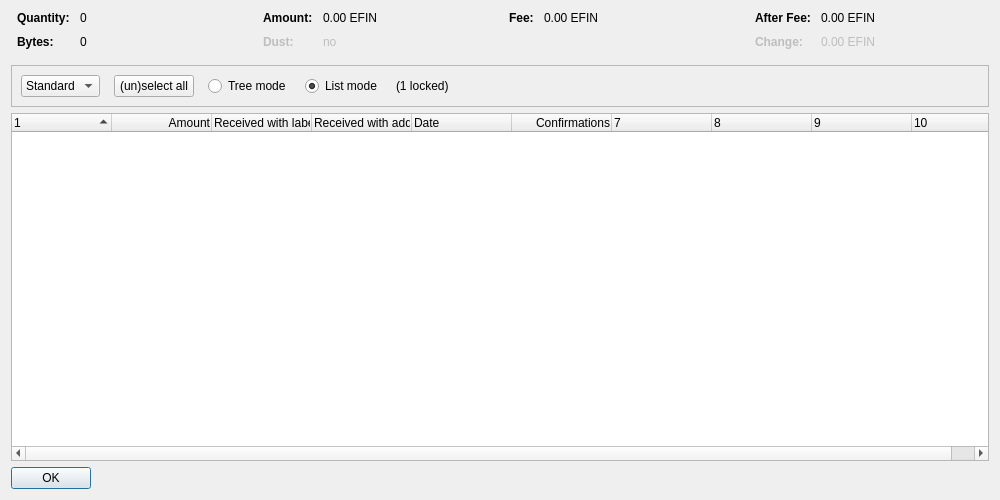
<?xml version="1.0" encoding="UTF-8"?>
<ui version="4.0">
 <class>CoinControlDialog</class>
 <widget class="QDialog" name="CoinControlDialog">
  <property name="geometry">
   <rect>
    <x>0</x>
    <y>0</y>
    <width>1000</width>
    <height>500</height>
   </rect>
  </property>
  <property name="windowTitle">
   <string>Coin Selection</string>
  </property>
  <layout class="QVBoxLayout" name="verticalLayout">
   <item>
    <layout class="QHBoxLayout" name="horizontalLayoutTop" stretch="0,0,0,0">
     <property name="topMargin">
      <number>0</number>
     </property>
     <property name="bottomMargin">
      <number>10</number>
     </property>
     <item>
      <layout class="QFormLayout" name="formLayoutCoinControl1">
       <property name="horizontalSpacing">
        <number>10</number>
       </property>
       <property name="verticalSpacing">
        <number>10</number>
       </property>
       <property name="leftMargin">
        <number>6</number>
       </property>
       <property name="rightMargin">
        <number>6</number>
       </property>
       <item row="0" column="0">
        <widget class="QLabel" name="labelCoinControlQuantityText">
         <property name="font">
          <font>
           <weight>75</weight>
           <bold>true</bold>
          </font>
         </property>
         <property name="text">
          <string>Quantity:</string>
         </property>
        </widget>
       </item>
       <item row="0" column="1">
        <widget class="QLabel" name="labelCoinControlQuantity">
         <property name="cursor">
          <cursorShape>IBeamCursor</cursorShape>
         </property>
         <property name="contextMenuPolicy">
          <enum>Qt::ActionsContextMenu</enum>
         </property>
         <property name="text">
          <string notr="true">0</string>
         </property>
         <property name="textInteractionFlags">
          <set>Qt::LinksAccessibleByMouse|Qt::TextSelectableByKeyboard|Qt::TextSelectableByMouse</set>
         </property>
        </widget>
       </item>
       <item row="1" column="0">
        <widget class="QLabel" name="labelCoinControlBytesText">
         <property name="font">
          <font>
           <weight>75</weight>
           <bold>true</bold>
          </font>
         </property>
         <property name="text">
          <string>Bytes:</string>
         </property>
        </widget>
       </item>
       <item row="1" column="1">
        <widget class="QLabel" name="labelCoinControlBytes">
         <property name="cursor">
          <cursorShape>IBeamCursor</cursorShape>
         </property>
         <property name="contextMenuPolicy">
          <enum>Qt::ActionsContextMenu</enum>
         </property>
         <property name="text">
          <string notr="true">0</string>
         </property>
         <property name="textInteractionFlags">
          <set>Qt::LinksAccessibleByMouse|Qt::TextSelectableByKeyboard|Qt::TextSelectableByMouse</set>
         </property>
        </widget>
       </item>
      </layout>
     </item>
     <item>
      <layout class="QFormLayout" name="formLayoutCoinControl2">
       <property name="horizontalSpacing">
        <number>10</number>
       </property>
       <property name="verticalSpacing">
        <number>10</number>
       </property>
       <property name="leftMargin">
        <number>6</number>
       </property>
       <property name="rightMargin">
        <number>6</number>
       </property>
       <item row="0" column="0">
        <widget class="QLabel" name="labelCoinControlAmountText">
         <property name="font">
          <font>
           <weight>75</weight>
           <bold>true</bold>
          </font>
         </property>
         <property name="text">
          <string>Amount:</string>
         </property>
        </widget>
       </item>
       <item row="0" column="1">
        <widget class="QLabel" name="labelCoinControlAmount">
         <property name="cursor">
          <cursorShape>IBeamCursor</cursorShape>
         </property>
         <property name="contextMenuPolicy">
          <enum>Qt::ActionsContextMenu</enum>
         </property>
         <property name="text">
          <string notr="true">0.00 EFIN</string>
         </property>
         <property name="textInteractionFlags">
          <set>Qt::LinksAccessibleByMouse|Qt::TextSelectableByKeyboard|Qt::TextSelectableByMouse</set>
         </property>
        </widget>
       </item>
       <item row="1" column="0">
        <widget class="QLabel" name="labelCoinControlLowOutputText">
         <property name="enabled">
          <bool>false</bool>
         </property>
         <property name="font">
          <font>
           <weight>75</weight>
           <bold>true</bold>
          </font>
         </property>
         <property name="text">
          <string>Dust:</string>
         </property>
        </widget>
       </item>
       <item row="1" column="1">
        <widget class="QLabel" name="labelCoinControlLowOutput">
         <property name="enabled">
          <bool>false</bool>
         </property>
         <property name="cursor">
          <cursorShape>IBeamCursor</cursorShape>
         </property>
         <property name="contextMenuPolicy">
          <enum>Qt::ActionsContextMenu</enum>
         </property>
         <property name="text">
          <string notr="true">no</string>
         </property>
         <property name="textInteractionFlags">
          <set>Qt::LinksAccessibleByMouse|Qt::TextSelectableByKeyboard|Qt::TextSelectableByMouse</set>
         </property>
        </widget>
       </item>
      </layout>
     </item>
     <item>
      <layout class="QFormLayout" name="formLayoutCoinControl3">
       <property name="horizontalSpacing">
        <number>10</number>
       </property>
       <property name="verticalSpacing">
        <number>10</number>
       </property>
       <property name="leftMargin">
        <number>6</number>
       </property>
       <property name="rightMargin">
        <number>6</number>
       </property>
       <item row="0" column="0">
        <widget class="QLabel" name="labelCoinControlFeeText">
         <property name="font">
          <font>
           <weight>75</weight>
           <bold>true</bold>
          </font>
         </property>
         <property name="text">
          <string>Fee:</string>
         </property>
        </widget>
       </item>
       <item row="0" column="1">
        <widget class="QLabel" name="labelCoinControlFee">
         <property name="cursor">
          <cursorShape>IBeamCursor</cursorShape>
         </property>
         <property name="contextMenuPolicy">
          <enum>Qt::ActionsContextMenu</enum>
         </property>
         <property name="text">
          <string notr="true">0.00 EFIN</string>
         </property>
         <property name="textInteractionFlags">
          <set>Qt::LinksAccessibleByMouse|Qt::TextSelectableByKeyboard|Qt::TextSelectableByMouse</set>
         </property>
        </widget>
       </item>
      </layout>
     </item>
     <item>
      <layout class="QFormLayout" name="formLayoutCoinControl4">
       <property name="horizontalSpacing">
        <number>10</number>
       </property>
       <property name="verticalSpacing">
        <number>10</number>
       </property>
       <property name="leftMargin">
        <number>6</number>
       </property>
       <property name="rightMargin">
        <number>6</number>
       </property>
       <item row="0" column="0">
        <widget class="QLabel" name="labelCoinControlAfterFeeText">
         <property name="font">
          <font>
           <weight>75</weight>
           <bold>true</bold>
          </font>
         </property>
         <property name="text">
          <string>After Fee:</string>
         </property>
        </widget>
       </item>
       <item row="0" column="1">
        <widget class="QLabel" name="labelCoinControlAfterFee">
         <property name="cursor">
          <cursorShape>IBeamCursor</cursorShape>
         </property>
         <property name="contextMenuPolicy">
          <enum>Qt::ActionsContextMenu</enum>
         </property>
         <property name="text">
          <string notr="true">0.00 EFIN</string>
         </property>
         <property name="textInteractionFlags">
          <set>Qt::LinksAccessibleByMouse|Qt::TextSelectableByKeyboard|Qt::TextSelectableByMouse</set>
         </property>
        </widget>
       </item>
       <item row="1" column="0">
        <widget class="QLabel" name="labelCoinControlChangeText">
         <property name="enabled">
          <bool>false</bool>
         </property>
         <property name="font">
          <font>
           <weight>75</weight>
           <bold>true</bold>
          </font>
         </property>
         <property name="text">
          <string>Change:</string>
         </property>
        </widget>
       </item>
       <item row="1" column="1">
        <widget class="QLabel" name="labelCoinControlChange">
         <property name="enabled">
          <bool>false</bool>
         </property>
         <property name="cursor">
          <cursorShape>IBeamCursor</cursorShape>
         </property>
         <property name="contextMenuPolicy">
          <enum>Qt::ActionsContextMenu</enum>
         </property>
         <property name="text">
          <string notr="true">0.00 EFIN</string>
         </property>
         <property name="textInteractionFlags">
          <set>Qt::LinksAccessibleByMouse|Qt::TextSelectableByKeyboard|Qt::TextSelectableByMouse</set>
         </property>
        </widget>
       </item>
      </layout>
     </item>
    </layout>
   </item>
   <item>
    <widget class="QFrame" name="frame">
     <property name="minimumSize">
      <size>
       <width>0</width>
       <height>40</height>
      </size>
     </property>
     <property name="frameShape">
      <enum>QFrame::StyledPanel</enum>
     </property>
     <property name="frameShadow">
      <enum>QFrame::Sunken</enum>
     </property>
     <layout class="QHBoxLayout" name="horizontalLayout">
      <item>
       <layout class="QHBoxLayout" name="horizontalLayoutPanel" stretch="0,0,0,0,0,0">
        <property name="spacing">
         <number>14</number>
        </property>
        <item>
         <widget class="QComboBox" name="cbxType">
          <item>
           <property name="text">
            <string>Standard</string>
           </property>
          </item>
          <item>
           <property name="text">
            <string>Blind</string>
           </property>
          </item>
          <item>
           <property name="text">
            <string>Anon</string>
           </property>
          </item>
         </widget>
        </item>
        <item>
         <widget class="QPushButton" name="pushButtonSelectAll">
          <property name="sizePolicy">
           <sizepolicy hsizetype="Maximum" vsizetype="Fixed">
            <horstretch>0</horstretch>
            <verstretch>0</verstretch>
           </sizepolicy>
          </property>
          <property name="text">
           <string>(un)select all</string>
          </property>
          <property name="autoDefault">
           <bool>false</bool>
          </property>
         </widget>
        </item>
        <item>
         <widget class="QRadioButton" name="radioTreeMode">
          <property name="sizePolicy">
           <sizepolicy hsizetype="Maximum" vsizetype="Fixed">
            <horstretch>0</horstretch>
            <verstretch>0</verstretch>
           </sizepolicy>
          </property>
          <property name="text">
           <string>Tree mode</string>
          </property>
         </widget>
        </item>
        <item>
         <widget class="QRadioButton" name="radioListMode">
          <property name="sizePolicy">
           <sizepolicy hsizetype="Maximum" vsizetype="Fixed">
            <horstretch>0</horstretch>
            <verstretch>0</verstretch>
           </sizepolicy>
          </property>
          <property name="text">
           <string>List mode</string>
          </property>
          <property name="checked">
           <bool>true</bool>
          </property>
         </widget>
        </item>
        <item>
         <widget class="QLabel" name="labelLocked">
          <property name="text">
           <string notr="true">(1 locked)</string>
          </property>
         </widget>
        </item>
        <item>
         <spacer name="horizontalSpacer">
          <property name="orientation">
           <enum>Qt::Horizontal</enum>
          </property>
          <property name="sizeHint" stdset="0">
           <size>
            <width>40</width>
            <height>20</height>
           </size>
          </property>
         </spacer>
        </item>
       </layout>
      </item>
     </layout>
    </widget>
   </item>
   <item>
    <widget class="CoinControlTreeWidget" name="treeWidget">
     <property name="contextMenuPolicy">
      <enum>Qt::CustomContextMenu</enum>
     </property>
     <property name="sortingEnabled">
      <bool>false</bool>
     </property>
     <property name="columnCount">
      <number>10</number>
     </property>
     <attribute name="headerShowSortIndicator" stdset="0">
      <bool>true</bool>
     </attribute>
     <attribute name="headerStretchLastSection">
      <bool>false</bool>
     </attribute>
     <column>
      <property name="text">
       <string/>
      </property>
     </column>
     <column>
      <property name="text">
       <string>Amount</string>
      </property>
      <property name="textAlignment">
       <set>AlignTrailing|AlignVCenter</set>
      </property>
     </column>
     <column>
      <property name="text">
       <string>Received with label</string>
      </property>
     </column>
     <column>
      <property name="text">
       <string>Received with address</string>
      </property>
     </column>
     <column>
      <property name="text">
       <string>Date</string>
      </property>
     </column>
     <column>
      <property name="text">
       <string>Confirmations</string>
      </property>
      <property name="toolTip">
       <string>Confirmed</string>
      </property>
      <property name="textAlignment">
       <set>AlignTrailing|AlignVCenter</set>
      </property>
     </column>
     <column>
      <property name="text">
       <string/>
      </property>
     </column>
     <column>
      <property name="text">
       <string/>
      </property>
     </column>
     <column>
      <property name="text">
       <string/>
      </property>
     </column>
     <column>
      <property name="text">
       <string/>
      </property>
     </column>
    </widget>
   </item>
   <item>
    <widget class="QDialogButtonBox" name="buttonBox">
     <property name="sizePolicy">
      <sizepolicy hsizetype="Maximum" vsizetype="Fixed">
       <horstretch>0</horstretch>
       <verstretch>0</verstretch>
      </sizepolicy>
     </property>
     <property name="orientation">
      <enum>Qt::Horizontal</enum>
     </property>
     <property name="standardButtons">
      <set>QDialogButtonBox::Ok</set>
     </property>
    </widget>
   </item>
  </layout>
 </widget>
 <customwidgets>
  <customwidget>
   <class>CoinControlTreeWidget</class>
   <extends>QTreeWidget</extends>
   <header>qt/coincontroltreewidget.h</header>
  </customwidget>
 </customwidgets>
 <resources/>
 <connections/>
</ui>
